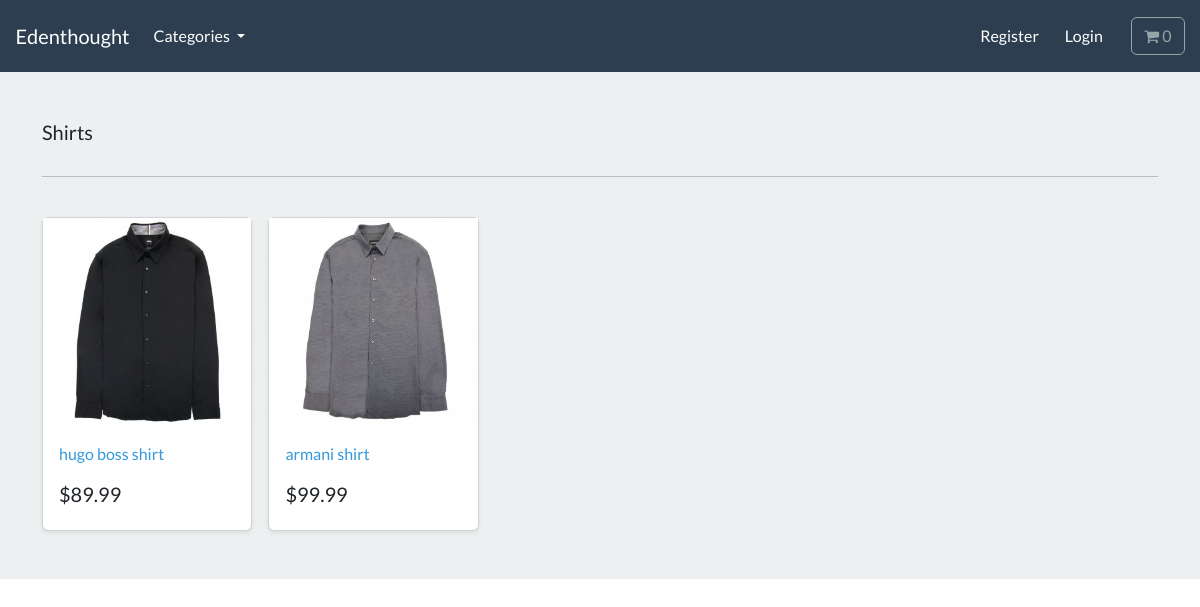
The page /search/shirts/ on the database its author committed.
### store/models.py (models this page shows, shortened)
class Category(models.Model):
    name = models.CharField(max_length=255, db_index=True)
    slug = models.SlugField(max_length=250, unique=True)
    class Meta:
        verbose_name_plural = 'categories' #change object name when plural
    def __str__(self):
        return self.name
    def get_absolute_url(self):
        return reverse("list_category", kwargs={"slug": self.slug})

class Product(models.Model):
    category = models.ForeignKey(Category, related_name='product', on_delete=models.CASCADE, null=True)
    title = models.CharField(max_length=250)
    brand = models.CharField(max_length=250, default='un-branded')
    description = models.TextField(blank=True)
    slug = models.SlugField(max_length=255)
    price = models.DecimalField(max_digits=4, decimal_places=2)
    image = models.ImageField(upload_to='images/')
    class Meta:
        verbose_name_plural = 'products' #change object name when plural
    def get_absolute_url(self):
        return reverse("product_info", kwargs={"slug": self.slug})

### store/views.py (the view)
# urls.py: path('search/<slug:slug>/', views.list_category, name='list_category'),
def list_category(request, slug=None):
    category = get_object_or_404(Category, slug=slug)
    products = Product.objects.filter(category=category)
    return render(request, 'store/list_category.html',{
        'category': category,
        'products': products
    })

### cart/cart.py (called while the page is built)
    def count(self):
        return sum([int(self.cart[k]['qty']) for k in self.cart])

### cart/context_processors.py (called while the page is built)
def cart(request):
    return {'cart': Cart(request)}

### store/views.py (called while the page is built)
def categories(request):
    all_categories = Category.objects.all()
    return {'all_categories': all_categories}

### store/templates/store/list_category.html
{% extends "./base.html" %}
{% load static %}
{% block content %}
<main>
  <div class="album py-5 bg-light">
    <div class="container">
      <div class="pb-3 h5"> {{category|title}} </div>
      <hr>
      <br>
      <div class="row row-cols-1 row-cols-sm-2 row-cols-md-5 g-3">
        {% for product in products %}
        <div class="col">
          <div class="card shadow-sm">
          <img class="img-fluid" alt="Responsive image" src="{{product.image.url}}">
            <div class="card-body">
              <p class="card-text">
                <a class="text-info text-decoration-none" href="{{product.get_absolute_url}}"> {{product.title}} </a>
              </p>
              <div class="d-flex justify-content-between align-items-center">
                <h5> ${{product.price}} </h5>
              </div>
            </div>
          </div>
        </div>
        {% endfor %}
      </div>
    </div>
  </div>
</main>
{% endblock %}

### rows shown on the page
Category: name "Shirts"
Product: image (picture), title "hugo boss shirt", price "89.99"
Product: image (picture), title "armani shirt", price "99.99"

### other values the page prints
{{ cart.count }} "0"
